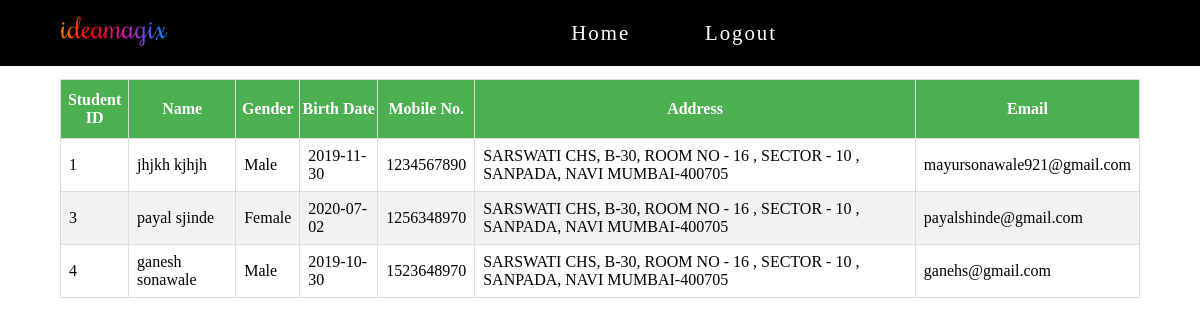
Page /studentList.php on the committed database.
### tables this page shows
CREATE TABLE IF NOT EXISTS `student` (
  `stud_id` int(11) NOT NULL AUTO_INCREMENT,
  `first_name` varchar(30) NOT NULL,
  `last_name` varchar(30) NOT NULL,
  `gender` varchar(10) NOT NULL,
  `BOD` date NOT NULL,
  `mobile` int(11) NOT NULL,
  `stud_address` varchar(255) NOT NULL,
  `email` varchar(50) NOT NULL,
  `stud_password` varchar(30) NOT NULL,
  `time_stamp` timestamp NOT NULL,
  PRIMARY KEY (`stud_id`)
);

### studentList.php (the view, shortened to what this page needs)
<?php
    require_once 'dbconfig.php';
    require_once 'navbar.php';
?>
<!DOCTYPE html>
<html lang="en">
<head>
    <link rel="stylesheet" type="text/css" href="./css/style.css">
</head>
<body>
    <section class="studentList">
        <div class="container">
            <div class="studentList-binder">
                <table id="list">
                    <thead>
                        <tr>
                            <th>Student ID</th>
                            <th>Name</th>
                            <th>Gender</th>
                            <th>Birth Date</th>
                            <th>Mobile No.</th>
                            <th>Address</th>
                            <th>Email</th>
                        </tr>
                    </thead>
                    <tbody>
                    <?php
                            $student_list = "SELECT * FROM student";
                            $result = mysqli_query($conn, $student_list);
                            if($result->num_rows > 0){
                                while($row = $result->fetch_assoc()){
                                    echo "<tr>
                                            <td>".$row['stud_id']."</td>
                                            <td>".$row['first_name']." ".$row['last_name']."</td>
                                            <td>".$row['gender']."</td>
                                            <td>".$row['BOD']."</td>
                                            <td>".$row['mobile']."</td>
                                            <td>".$row['stud_address']."</td>
                                            <td>".$row['email']."</td>
                                        </tr>";
                                }
                            }else{
                                echo "0 result";
                            }
                    ?>
                    </tbody>
                </table>
            </div>
        </div>
    </section>
</body>
</html>

### css/style.css (style rules this page uses)
*, *::after, *::before { margin: 0; padding: 0; box-sizing: border-box; }
.container { width: 90%; margin : 0 auto; padding: .8rem 0rem; }

### studentList.php (style rules this page uses)
#list { width:100%; border-collapse: collapse; }
#list td, #list th { border: 1px solid #ddd; padding: .5rem; }
#list tr:nth-child(even) { background-color: #f2f2f2; }
#list th { padding: .7rem 0rem; text-align: <center></center>; background-color: #4CAF50; color: white; }

### rows in the picture
student: stud_id "1", first_name "jhjkh", last_name "kjhjh", gender "Male", BOD "2019-11-30", mobile "1234567890", stud_address "SARSWATI CHS, B-30, ROOM NO - 16 , SECTOR - 10 , SANPADA, NAVI MUMBAI-400705", email "mayursonawale921@gmail.com"
student: stud_id "3", first_name "payal", last_name "sjinde", gender "Female", BOD "2020-07-02", mobile "1256348970", stud_address "SARSWATI CHS, B-30, ROOM NO - 16 , SECTOR - 10 , SANPADA, NAVI MUMBAI-400705", email "payalshinde@gmail.com"
student: stud_id "4", first_name "ganesh", last_name "sonawale", gender "Male", BOD "2019-10-30", mobile "1523648970", stud_address "SARSWATI CHS, B-30, ROOM NO - 16 , SECTOR - 10 , SANPADA, NAVI MUMBAI-400705", email "ganehs@gmail.com"
